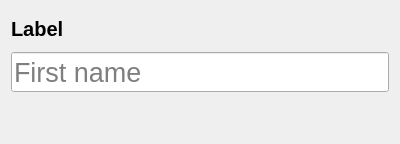
<?xml version="1.0" encoding="UTF-8"?>
<ui version="4.0">
 <class>Form</class>
 <widget class="QWidget" name="Form">
  <property name="geometry">
   <rect>
    <x>0</x>
    <y>0</y>
    <width>400</width>
    <height>144</height>
   </rect>
  </property>
  <property name="windowTitle">
   <string>Form</string>
  </property>
  <layout class="QVBoxLayout" name="verticalLayout">
   <item>
    <widget class="QLabel" name="objectNameLabel">
     <property name="sizePolicy">
      <sizepolicy hsizetype="Expanding" vsizetype="Preferred">
       <horstretch>0</horstretch>
       <verstretch>0</verstretch>
      </sizepolicy>
     </property>
     <property name="minimumSize">
      <size>
       <width>0</width>
       <height>20</height>
      </size>
     </property>
     <property name="font">
      <font>
       <pointsize>15</pointsize>
       <weight>75</weight>
       <bold>true</bold>
      </font>
     </property>
     <property name="text">
      <string>Label</string>
     </property>
    </widget>
   </item>
   <item>
    <widget class="ValidatedLineEditor" name="objectDataLineEdit">
     <property name="sizePolicy">
      <sizepolicy hsizetype="Expanding" vsizetype="Preferred">
       <horstretch>0</horstretch>
       <verstretch>0</verstretch>
      </sizepolicy>
     </property>
     <property name="minimumSize">
      <size>
       <width>100</width>
       <height>40</height>
      </size>
     </property>
     <property name="font">
      <font>
       <pointsize>20</pointsize>
      </font>
     </property>
     <property name="placeholderText">
      <string>First name</string>
     </property>
    </widget>
   </item>
   <item>
    <widget class="QLabel" name="objectInputInfo">
     <property name="sizePolicy">
      <sizepolicy hsizetype="Preferred" vsizetype="Preferred">
       <horstretch>0</horstretch>
       <verstretch>0</verstretch>
      </sizepolicy>
     </property>
     <property name="minimumSize">
      <size>
       <width>0</width>
       <height>10</height>
      </size>
     </property>
     <property name="font">
      <font>
       <family>Sans Serif</family>
       <pointsize>10</pointsize>
      </font>
     </property>
     <property name="text">
      <string/>
     </property>
     <property name="textFormat">
      <enum>Qt::PlainText</enum>
     </property>
    </widget>
   </item>
  </layout>
 </widget>
 <customwidgets>
  <customwidget>
   <class>ValidatedLineEditor</class>
   <extends>QLineEdit</extends>
   <header location="global">validatedlineeditor.h</header>
  </customwidget>
 </customwidgets>
 <resources/>
 <connections/>
</ui>
